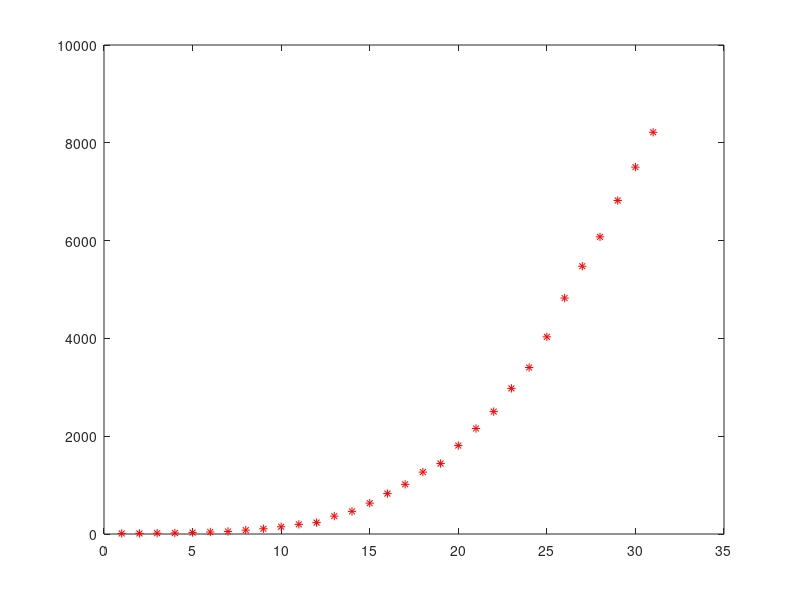

MATLAB code for this plot: (Note: this script raises an error after producing the figure.)
% this is for China data

%least squares model linear regression
clear;
clc;
% x here represents the days among the 1-month interval
x= [1 2 3 4 5 6 7 8 9 10 11 12 13 14 15 16 17 18 19 20 21 22 23 24 25 26 27 28 29 30 31];
y= [323 470 655 889 1128 1701 2036 2502 3089 3858 4636 5883 7375 9172 10149 12462 15113 17660 21157 24747 27980 31506 35713 41035 47021 53578 59138 63927 69176 74386 80589]; %y here as the total cases
%y=[11 12 17 21 29 41 52 79 107 148 197 233 366 463 631 827 1016 1266 1441 1809 2158 2503 2978 3405 4032 4825 5476 6077 6820 7503 8215]; %y here as the total deaths
n= 1;
%n here represents the polynomial order
X= ones(length(x),n+1);
%first I created a matrix X of length of x values rows and n+1 columns to
%match with the equation for deriving {a} in the proof explained in
%attached report.
for i=1:n
    X(:,i+1)=(x.^1)';
end
Y=y';
A=inv(X'*X)*(X'*Y);
%the A matrix is for getting the curve fitting function coefficients and
%the equation for deriving it is proved in the attached report.
for i=2:n+1
    yy(i,:)=A(i,1).*(x.^(i-1));
end
yy(1,:)=A(1,1).*ones(1,length(x));
yy=sum(yy);
plot(x,y,'r*',x,yy,'g');
%I plotted the real x and y values with the predicted y values on the
%fiting curve
%%
%least squares model quadratic polynomial 
clear;
clc;
% x here represents the days among the 1-month interval
x= [1 2 3 4 5 6 7 8 9 10 11 12 13 14 15 16 17 18 19 20 21 22 23 24 25 26 27 28 29 30 31];
%y= [323 470 655 889 1128 1701 2036 2502 3089 3858 4636 5883 7375 9172 10149 12462 15113 17660 21157 24747 27980 31506 35713 41035 47021 53578 59138 63927 69176 74386 80589]; %y here as the total cases
y=[11 12 17 21 29 41 52 79 107 148 197 233 366 463 631 827 1016 1266 1441 1809 2158 2503 2978 3405 4032 4825 5476 6077 6820 7503 8215]; %y here as the total deaths
n= 2;
%n here represents the polynomial order
X= ones(length(x),n+1);
%first I created a matrix X of length of x values rows and n+1 columns to
%match with the equation for deriving {a} in the proof explained in
%attached report.
for i=1:n
    X(:,i+1)=(x.^1)';
end
Y=y';
A=inv(X'*X)*(X'*Y);
%the A matrix is for getting the curve fitting function coefficients and
%the equation for deriving it is proved in the attached report.
for i=2:n+1
    yy(i,:)=A(i,1).*(x.^(i-1));
end
yy(1,:)=A(1,1).*ones(1,length(x));
yy=sum(yy);
plot(x,y,'r*',x,yy,'g');
%I plotted the real x and y values with the predicted y values on the
%fiting curve
%%
%least squares model cubic polynomial 
clear;
clc;
% x here represents the days among the 1-month interval
x= [1 2 3 4 5 6 7 8 9 10 11 12 13 14 15 16 17 18 19 20 21 22 23 24 25 26 27 28 29 30 31];
%y= [323 470 655 889 1128 1701 2036 2502 3089 3858 4636 5883 7375 9172 10149 12462 15113 17660 21157 24747 27980 31506 35713 41035 47021 53578 59138 63927 69176 74386 80589]; %y here as the total cases
y=[11 12 17 21 29 41 52 79 107 148 197 233 366 463 631 827 1016 1266 1441 1809 2158 2503 2978 3405 4032 4825 5476 6077 6820 7503 8215]; %y here as the total deaths
n= 3;
%n here represents the polynomial order
X= ones(length(x),n+1);
%first I created a matrix X of length of x values rows and n+1 columns to
%match with the equation for deriving {a} in the proof explained in
%attached report.
for i=1:n
    X(:,i+1)=(x.^1)';
end
Y=y';
A=inv(X'*X)*(X'*Y);
%the A matrix is for getting the curve fitting function coefficients and
%the equation for deriving it is proved in the attached report.
for i=2:n+1
    yy(i,:)=A(i,1).*(x.^(i-1));
end
yy(1,:)=A(1,1).*ones(1,length(x));
yy=sum(yy);
plot(x,y,'r*',x,yy,'g');
%I plotted the real x and y values with the predicted y values on the
%fiting curve
%%
%Interpolation model Newton's divided difference 
clear;
clc;
% x here represents the days among the 1-month interval
x1= [1 2 3 4 5 6 7 8 9 10 11 12 13 14 15 16 17 18 19 20 21 22 23 24 25 26 27 28 29 30 31];
%y1= [323 470 655 889 1128 1701 2036 2502 3089 3858 4636 5883 7375 9172 10149 12462 15113 17660 21157 24747 27980 31506 35713 41035 47021 53578 59138 63927 69176 74386 80589]; %y here as the total cases
y1=[11 12 17 21 29 41 52 79 107 148 197 233 366 463 631 827 1016 1266 1441 1809 2158 2503 2978 3405 4032 4825 5476 6077 6820 7503 8215]; %y here as the total deaths
%TDD = divdiff( x1, y1); %divided difference table 
n=length(x1); %length of the x1
a=zeros(n,n); %create a square zero matrix that has the same length as x 
a(:,1)=x1'; %add the value of x1 in the first column
for i=2:n %loope over the rest of the zro matrix
    a(:,i)=circshift(x1',(i-1)); %shift the data of x1 by i-1 positions 
end
a=a';
syms x p l_k %create variables
for k=1:n %loop over the length for x1 (y1)
    xk=x1(1,k);
    yk=y1(1,k);
    xm=a(2:n,k); %the next element after the xk
    l_k(1,1)=(x-xm(1,1))/(xk-xm(1,1)); %calculate the first divided difference notation
    for m=2:n-1 %loop to calculate n-1th divided difference notation
        M=(x-xm(m,1))/(xk-xm(m,1));
        l_k(1,m)=M;
    end
    p(k,1)=yk.*(prod(l_k)); %calulate the newton polynomial interpolation formula for these data
end
pp=simplify(sum(p))%simplify the formula
[bx,lx]=sort(x1); %sort the data of x1 incase they are not ordered
for i=1:n %loop to sort the values of y to sutisfy their respective x value after sorting
    by(1,i)=y1(1,lx(1,i));
end
xx=[1:35]; % the range where we will test the formula against
syms x %creating x variable 
c = sym2poly(pp) %extract the coefficient of the newton polynomial equation with the highest degree stated first
plot(xx,polyval(c,xx),'r--',bx,by,'b*')
%plot the predicted values from the newton interpolationpolynomial equation
%in red and the original set of point in blue dots
val=[1:31];
residuals=norm(polyval(c,val)-y1,2) %calculate the l2 norm for the raw residuals
%%
%Lagrange Interpolation method
clear;
clc;
% x here represents the days among the 1-month interval
x= [1 2 3 4 5 6 7 8 9 10 11 12 13 14 15 16 17 18 19 20 21 22 23 24 25 26 27 28 29 30 31];
y= [323 470 655 889 1128 1701 2036 2502 3089 3858 4636 5883 7375 9172 10149 12462 15113 17660 21157 24747 27980 31506 35713 41035 47021 53578 59138 63927 69176 74386 80589]; %y here as the total cases
%y=[11 12 17 21 29 41 52 79 107 148 197 233 366 463 631 827 1016 1266 1441 1809 2158 2503 2978 3405 4032 4825 5476 6077 6820 7503 8215]; %y here as the total deaths
[P,R,S] = lagrangepoly(x,y);% Lagrange interpolation polynomial fitting a set of points funtion where X and Y are row vectors defining a set of N points uses Lagrange's method to find 
%   the N-1th order polynomial in X that passes through these points. 
%P returns the N coefficients defining the polynomial(highest order first).
% R returns the x-coordinates of the N-1 extrema of the resulting polynomial (roots of its derivative),
% and S returns the y-values  at those extrema. 
xx = 1:35;
plot(xx,polyval(P,xx),x,y,'or');%plot the lagrange polynomial equation in blue and the original point in red circles
grid;
residuals=norm(S-y,2) %calculate the l2 norm for the raw residuals

